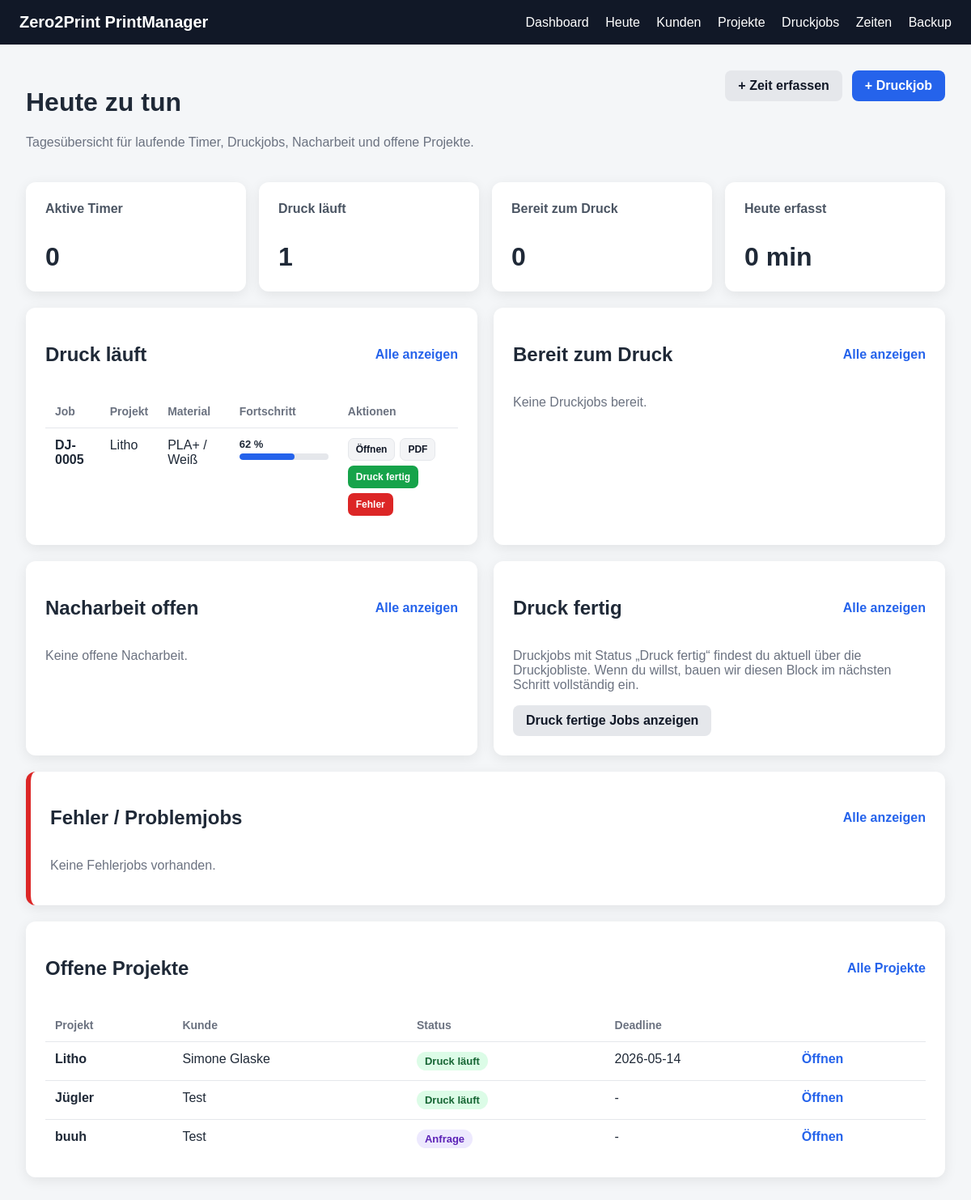
The page /today on the database as committed earlier.
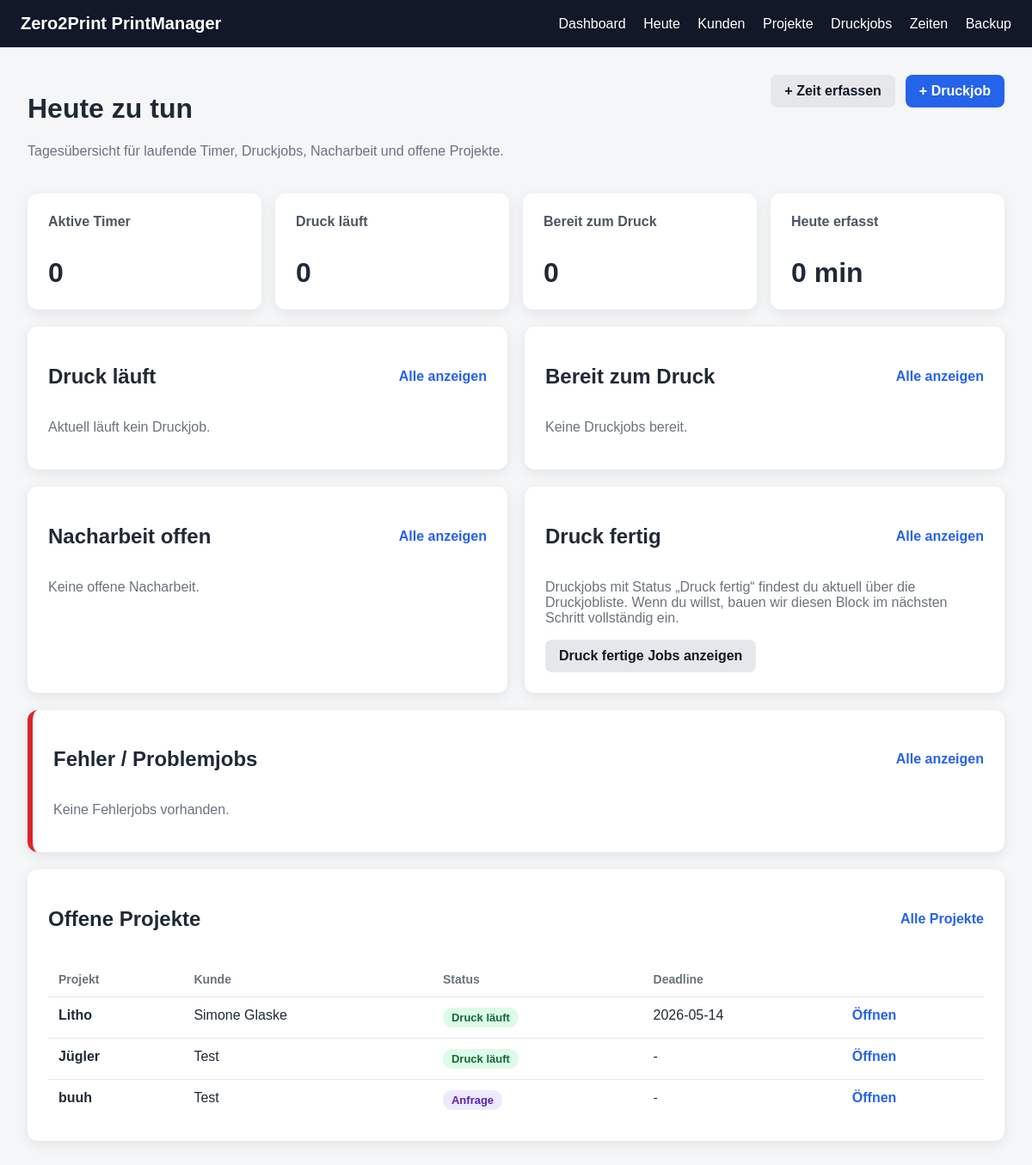
The same page on the database as committed later.
### app/models.py (models this page shows)
class PrintJob(Base):
    __tablename__ = "print_jobs"
    id = Column(Integer, primary_key=True, index=True)
    project_id = Column(Integer, ForeignKey("projects.id"), nullable=False)
    file_id = Column(Integer, ForeignKey("project_files.id"), nullable=True)
    printer_name = Column(String, nullable=True)
    material = Column(String, nullable=True)
    color = Column(String, nullable=True)
    planned_print_time = Column(String, nullable=True)
    planned_weight_grams = Column(Integer, nullable=True)
    status = Column(String, default="Bereit zum Druck")
    notes = Column(Text, nullable=True)
    created_at = Column(DateTime, default=datetime.utcnow)
    project = relationship("Project", back_populates="print_jobs")
    file = relationship("ProjectFile", back_populates="print_jobs")
    time_entries = relationship(
        "TimeEntry",
        back_populates="print_job"
    )
    checklist = relationship(
        "PrintJobChecklist",
        back_populates="print_job",
        uselist=False,
        cascade="all, delete-orphan"
    )

class Project(Base):
    __tablename__ = "projects"
    id = Column(Integer, primary_key=True, index=True)
    customer_id = Column(Integer, ForeignKey("customers.id"), nullable=False)
    name = Column(String, nullable=False)
    description = Column(Text, nullable=True)
    status = Column(String, default="Anfrage")
    deadline = Column(String, nullable=True)
    note = Column(Text, nullable=True)
    created_at = Column(DateTime, default=datetime.utcnow)
    customer = relationship("Customer", back_populates="projects")
    files = relationship(
        "ProjectFile",
        back_populates="project",
        cascade="all, delete-orphan"
    )
    print_jobs = relationship(
        "PrintJob",
        back_populates="project",
        cascade="all, delete-orphan"
    )
    time_entries = relationship(
        "TimeEntry",
        back_populates="project",
        cascade="all, delete-orphan"
    )

class PrintJobChecklist(Base):
    __tablename__ = "print_job_checklists"
    id = Column(Integer, primary_key=True, index=True)
    print_job_id = Column(Integer, ForeignKey("print_jobs.id"), nullable=False, unique=True)
    file_checked = Column(Boolean, default=False)
    slicer_checked = Column(Boolean, default=False)
    material_ready = Column(Boolean, default=False)
    bed_cleaned = Column(Boolean, default=False)
    first_layer_checked = Column(Boolean, default=False)
    print_finished_checked = Column(Boolean, default=False)
    post_processing_done = Column(Boolean, default=False)
    packed = Column(Boolean, default=False)
    updated_at = Column(DateTime, default=datetime.utcnow)
    print_job = relationship("PrintJob", back_populates="checklist")

class Customer(Base):
    __tablename__ = "customers"
    id = Column(Integer, primary_key=True, index=True)
    name = Column(String, nullable=False)
    email = Column(String, nullable=True)
    phone = Column(String, nullable=True)
    note = Column(Text, nullable=True)
    created_at = Column(DateTime, default=datetime.utcnow)
    projects = relationship(
        "Project",
        back_populates="customer",
        cascade="all, delete-orphan"
    )

### app/routes/today.py (the view)
@router.get("")
def today_index(request: Request, db: Session = Depends(get_db)):
    today = date.today()
    active_timers = (
        db.query(TimeEntry)
        .filter(TimeEntry.start_time.isnot(None))
        .filter(TimeEntry.end_time.is_(None))
        .order_by(TimeEntry.start_time.desc())
        .all()
    )
    ready_jobs = (
        db.query(PrintJob)
        .filter(PrintJob.status == "Bereit zum Druck")
        .order_by(PrintJob.created_at.desc())
        .all()
    )
    running_jobs = (
        db.query(PrintJob)
        .filter(PrintJob.status == "Druck läuft")
        .order_by(PrintJob.created_at.desc())
        .all()
    )
    post_jobs = (
        db.query(PrintJob)
        .filter(PrintJob.status == "Nacharbeit")
        .order_by(PrintJob.created_at.desc())
        .all()
    )
    error_jobs = (
        db.query(PrintJob)
        .filter(PrintJob.status == "Fehler")
        .order_by(PrintJob.created_at.desc())
        .all()
    )
    open_projects = (
        db.query(Project)
        .filter(Project.status.notin_(["Fertig", "Archiviert"]))
        .order_by(Project.created_at.desc())
        .limit(10)
        .all()
    )
    all_time_entries = db.query(TimeEntry).all()
    today_minutes = 0
    for entry in all_time_entries:
        if entry.duration_minutes and entry.created_at and entry.created_at.date() == today:
            today_minutes += entry.duration_minutes
    return templates.TemplateResponse(
        request=request,
        name="today.html",
        context={
            "title": "Heute zu tun",
            "today": today,
            "now": datetime.now(),
            "active_timers": active_timers,
            "ready_jobs": ready_jobs,
            "running_jobs": running_jobs,
            "post_jobs": post_jobs,
            "error_jobs": error_jobs,
            "open_projects": open_projects,
            "today_minutes": today_minutes,
        }
    )

### app/templates/today.html (shortened to what the changed rows need)
{% extends "base.html" %}
{% block content %}
<div class="page-header">
    <div>
        <h1>Heute zu tun</h1>
    </div>
</div>
<div class="cards">
    <div class="card">
        <h2>Aktive Timer</h2>
    </div>
    <div class="card">
        <h2>Druck läuft</h2>
        <p>{{ running_jobs|length }}</p>
    </div>
    <div class="card">
        <h2>Bereit zum Druck</h2>
    </div>
    <div class="card">
        <h2>Heute erfasst</h2>
    </div>
</div>
<div class="today-grid mt">
    <div class="page-card">
        <div class="section-header">
            <h2>Druck läuft</h2>
            <a class="link-btn" href="/jobs?status=Druck+läuft">Alle anzeigen</a>
        </div>
        {% if running_jobs %}
        <table>
            <thead>
                <tr>
                    <th>Job</th>
                    <th>Projekt</th>
                    <th>Material</th>
                    <th>Fortschritt</th>
                    <th>Aktionen</th>
                </tr>
            </thead>
            <tbody>
                {% for job in running_jobs %}
                <tr>
                    <td><strong>DJ-{{ "%04d"|format(job.id) }}</strong></td>
                    <td>{{ job.project.name }}</td>
                    <td>{{ job.material or "-" }} / {{ job.color or "-" }}</td>
                    <td>
                        <div class="mini-progress-text">{{ checklist_progress(job) }} %</div>
                        <div class="mini-progress-wrap">
                            <div class="mini-progress-bar {{ checklist_progress_class(job) }}" style="width: {{ checklist_progress(job) }}%;"></div>
                        </div>
                    </td>
                    <td>
                        <div class="quick-actions">
                            <a class="quick-link" href="/jobs/{{ job.id }}">Öffnen</a>
                            <a class="quick-link" href="/jobs/{{ job.id }}/pdf" target="_blank">PDF</a>
                            <form method="post" action="/jobs/{{ job.id }}/status">
                                <button class="quick-btn success" type="submit">Druck fertig</button>
                            </form>
                            <form method="post" action="/jobs/{{ job.id }}/status">
                                <button class="quick-btn danger" type="submit">Fehler</button>
                            </form>
                        </div>
                    </td>
                </tr>
                {% endfor %}
            </tbody>
        </table>
        {% else %}
        <p class="muted">Aktuell läuft kein Druckjob.</p>
        {% endif %}
    </div>
    <div class="page-card">
        <div class="section-header">
            <h2>Bereit zum Druck</h2>
        </div>
    </div>
</div>
<div class="today-grid mt">
    <div class="page-card">
        <div class="section-header">
            <h2>Nacharbeit offen</h2>
        </div>
    </div>
    <div class="page-card">
        <div class="section-header">
            <h2>Druck fertig</h2>
        </div>
        {% set finished_waiting_jobs = [] %}
    </div>
</div>
<div class="page-card mt error-card">
    <div class="section-header">
        <h2>Fehler / Problemjobs</h2>
    </div>
</div>
<div class="page-card mt">
    <div class="section-header">
        <h2>Offene Projekte</h2>
    </div>
    {% if open_projects %}
    <table>
        <thead>
            <tr>
                <th>Projekt</th>
                <th>Kunde</th>
                <th>Status</th>
                <th>Deadline</th>
                <th></th>
            </tr>
        </thead>
        <tbody>
            {% for project in open_projects %}
            <tr>
                <td><strong>{{ project.name }}</strong></td>
                <td>{{ project.customer.name }}</td>
                <td>
                    <span class="status-pill {{ status_class(project.status) }}">
                        {{ project.status }}
                    </span>
                </td>
                <td>{{ project.deadline or "-" }}</td>
                <td><a class="link-btn" href="/projects/{{ project.id }}">Öffnen</a></td>
            </tr>
            {% endfor %}
        </tbody>
    </table>
    {% else %}
    <p class="muted">Keine offenen Projekte.</p>
    {% endif %}
</div>
{% endblock %}

Rows that differ between the two databases and show on the page:
removed PrintJob: id "0005", project.name "Litho", material "PLA+", color "Weiß"
removed PrintJobChecklist: file_checked+slicer_checked+material_ready "62"
Other text that changed with them:
{{ running_jobs|length }}: "1" → "0"
text no longer shown: "Job Projekt Material Fortschritt Aktionen"
text now shown: "Aktuell läuft kein Druckjob."
